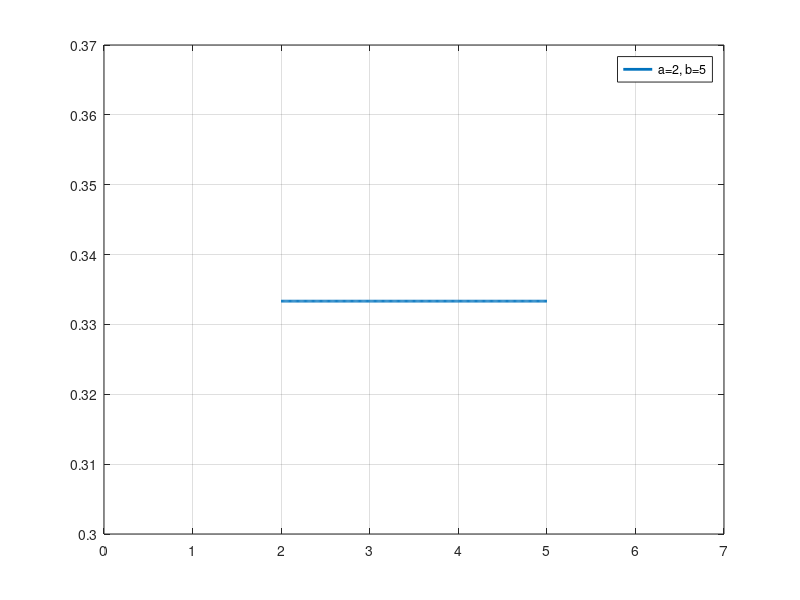
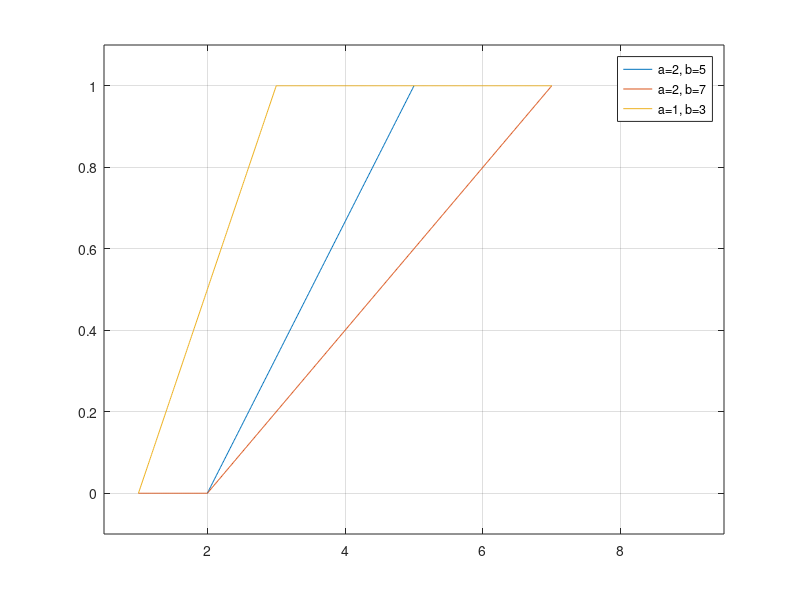
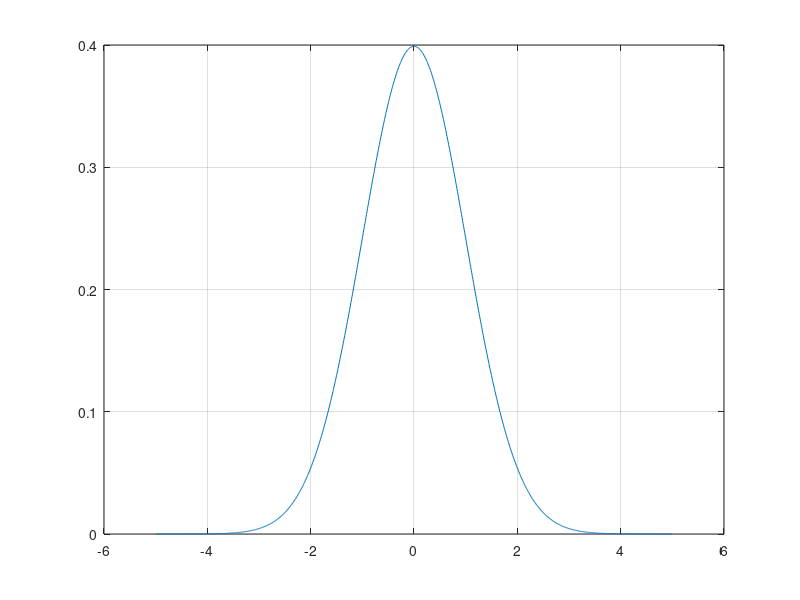

Here is the MATLAB script that generated these plots, in order:
figure('Name', 'Graph 1')
h = 0.01;
x = 1:0.01:7;
a = 2;
b = 5;
a1 = 2;
b1 = 7;
a2 = 1;
b2 = 3;
x = a:h:b;
x1 = 1:h:7;
x2 = 1:h:7;

y = (unifpdf(x,a,b)).*((a <= x) && (x <= b)) + (0)*(x > b) + (0)*(x<a);
plot(x,y, 'LineWidth',2, 'DisplayName','a=2, b=5'), grid;
xlim([0, 7]);
legend;

%%
figure('Name', 'Graph 2')
 plot(x,unifcdf(x,a,b), 'DisplayName','a=2, b=5'), grid;
 hold on;
 plot(x1, unifcdf(x1, a1, b1), 'DisplayName','a=2, b=7');
 hold on;
 plot(x2, unifcdf(x2, a2, b2), 'DisplayName','a=1, b=3');
 legend;
 xlim([0.5, 9.5]);
 ylim([-0.1, 1.1])
 %%
 
MX = 0;
DX = 1;

MX1 = 2;
DX1 = 1;

MX2 = 0;
DX2 = 2;

MX3 = -2;
DX3 = 0.5;
figure('Name', 'Graph 3')
xx = -5:0.01:5;
 plot(xx,normpdf(xx,MX,DX)), grid;
 
 %%
figure ('Name', 'Graph 4')


